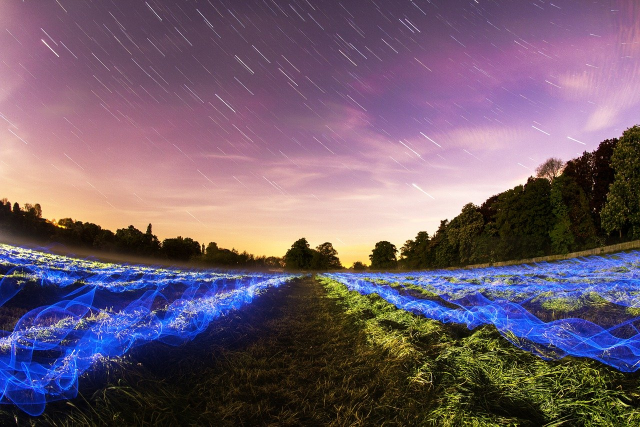
#> input picture s2.bmp, 1280 x 853 px (shown at 1/2 size)
$ python hw3_task1_embed_image_in_base_image.py
#> lines starting #> are read from the running program, lines starting #| are printed output that depends on the picture
import numpy as np
import cv2 as cv
import os


def mask_n_bit_of_image(img_array, mask):
    """
    Applies a mask bitwise on an image to make the n lowest bit zero
    :param img: input image
    :param mask: mask to make the n lowest significant bits zero. Maske sample: int('11111110', 2)
    :return: masked image
    """
    for i in range(img_array.shape[0]):
        for j in range(img_array.shape[1]):
            new_value = img_array[i, j] & mask
            img_array[i, j] = new_value

    return img_array


def draw_img_side_by_side(img1, img2, caption):
    h_im = cv.hconcat([img_cp, img])
    cv.imshow(caption, h_im)


def image_binary_content(input_array):
    """
   Calculates the binary content of an input numpy array of type int.
   :param input_array: input numpy array which is a gray_scale image
   :return: binary content of the image in str format
   """

    img_cp = []
    for x in range(0, input_array.shape[0]):
        for y in range(0, input_array.shape[1]):
            img_cp.append(bin(int(input_array[x, y]))[2:])

    # reshaping the list to match the image size and order
    new_img_arr = np.reshape(img_cp, (input_array.shape[0], input_array.shape[1]))
    return new_img_arr


def padding_zeros_to_make_8bits_images(input_image):
    """
    Checks the output of image_binary_content(img) to add zeros to the left hand side of every byte.
    It makes sure every pixel is represented by 8 bytes
    :param input_image: input image or numpy 2D array
    :return: numpy 2D array of 8-bits pixels in binary format
    """
    for i in range(input_image.shape[0]):
        for j in range(input_image.shape[1]):
            if len(input_image[i, j]) < 8:
                # print(input_image[i, j])
                zeros_to_pad = 8 - len(input_image[i, j])
                # print('Zeros to pad is {}'.format(zeros_to_pad))
                elm = input_image[i, j]
                for b in range(zeros_to_pad):
                    elm = '0' + elm
                # print('New value is {} '.format(elm))
                input_image[i, j] = elm
                # print('double check {} '.format(input_image[i, j]))

    return input_image


def write_img(path, name, img):
    """

    :param path:
    :param name:
    :param img:
    :return:
    """
    name = os.path.join(path, name)
    cv.imwrite(name, img)


img_path = r'C:\Users\E17538\OneDrive - Uniper SE\Desktop\DailyActivities\FAD\Sol_ses3\base.png'
img_path = 's2.bmp'

img = cv.imread(img_path, 0)
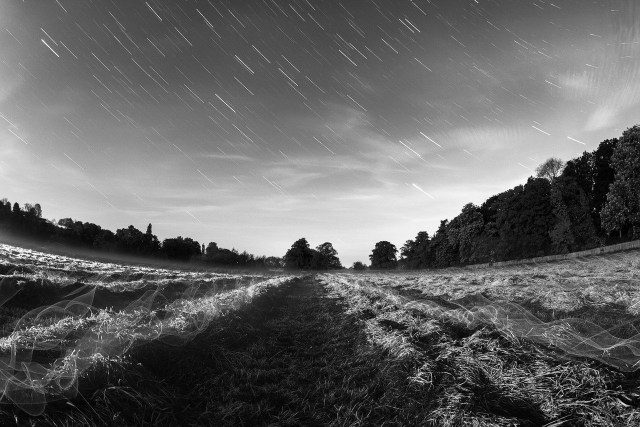
#> img: shape (853, 1280) (shown at 1/2 size); min 0, max 255, mean 100.5
cv.imshow('original image', img)
img_cp = img.copy()
path_dest = r'C:\Users\E17538\OneDrive - Uniper SE\Desktop\DailyActivities\FAD\ACV_Ses4\HW\color'
print('Original image shape {}'.format(img.shape))
#| Original image shape (853, 1280)


mask = int('11111100', 2)
print('mask = {}'.format(mask))
img_n2 = mask_n_bit_of_image(img, mask)
# draw_img_side_by_side(img_cp, img_n2, 'Modified image n=2')

img_to_hide_path = r'C:\Users\E17538\OneDrive - Uniper SE\Desktop\DailyActivities\FAD\ACV_Ses4\class\2.jpeg'
# img_to_hide_path = 's1.bmp'
img_to_hide = cv.imread(img_to_hide_path, 0)
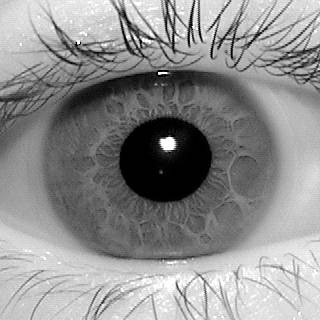
#> input picture 2.jpeg, 320 x 320 px, found by its file name
#> img_to_hide is the input picture: shape (320, 320); min 0, max 255, mean 142.5
img_to_hide = cv.resize(img_to_hide, (220, 220), interpolation=cv.INTER_NEAREST)
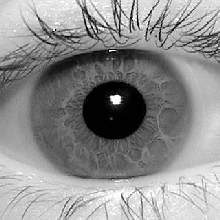
#> img_to_hide: shape (220, 220); min 0, max 255, mean 142.3


# for images which are bigger than 1/4 of the base image, resize them:
# img_to_hide = cv.resize(img_to_hide, (500, 420), interpolation=cv.INTER_NEAREST)


cv.imshow('hidden image', img_to_hide)

h_flat = img_to_hide.flatten()
print('LENGTH OF FLAT HIDDEN IMAGE IS {}'.format(len(h_flat)))
#| LENGTH OF FLAT HIDDEN IMAGE IS 48400
# for i in range(len(h_flat)):
#     print(bin(h_flat[i]))

img_hidden_bin = image_binary_content(img_to_hide)
#> after the loop in image_binary_content, `for x in range(0, input_array.shape[0]):`: img_cp = 48400 items
print('binary of hidden image type: {}'.format(type(img_hidden_bin)))
#| binary of hidden image type: <class 'numpy.ndarray'>
# reformat evey byte of the hidden image to have 8 bits pixels
img_hidden_bin = padding_zeros_to_make_8bits_images(img_hidden_bin)
print(img_hidden_bin.shape)
#| (220, 220)

all_pixels_hidden_img = img_hidden_bin.flatten()

print('Length of flattened hidden image to embed is {}'.format(len(all_pixels_hidden_img)))
#| Length of flattened hidden image to embed is 48400
# for i in range(0, 48400):
#     print(all_pixels_hidden_img[i])

num_pixels_to_modify = len(all_pixels_hidden_img) * 4
#> num_pixels_to_modify = 193600
print('Number of pixels to modify in base image is {}'.format(num_pixels_to_modify))
#| Number of pixels to modify in base image is 193600

# parts = [your_string[i:i+n] for i in range(0, len(your_string), n)]
two_bit_message_list = []
for row in all_pixels_hidden_img:
    for i in range(0, 8, 2):
        two_bit_message_list.append(row[i: i+2])
#> this loop made 48400 passes
#> row on passes 1 to 3: '11001000', '11001010', '11001001'
#> after the loop, two_bit_message_list = 193600 items
print('TWO BITS MESSAGE LIST LENGTH {}'.format(len(two_bit_message_list)))
#| TWO BITS MESSAGE LIST LENGTH 193600

# [14 lines of commented-out code are left out]
new_hidden_image = []
for row in two_bit_message_list:
    row = '000000' + row
    new_hidden_image.append(row)
#> this loop made 193600 passes
#> row on passes 1 to 3: '00000011', '00000000', '00000010'
#> after the loop, new_hidden_image = 193600 items

base_img_flat = img_cp.flatten()
num_bytes_to_fetch = len(two_bit_message_list)
#> num_bytes_to_fetch = 193600
img_base_flat = img_n2.flatten()
print('LENGTH OF TWO BIT MSG LIST {}'.format(num_bytes_to_fetch))
#| LENGTH OF TWO BIT MSG LIST 193600

print('Bit length of the bytes to fetch is {} '.format(bin(num_bytes_to_fetch)))
#| Bit length of the bytes to fetch is 0b101111010001000000
# scanned from new constructed image
print(bin(num_bytes_to_fetch)[2:])
#| 101111010001000000
print(len( bin(num_bytes_to_fetch)[2:] ))
#| 18


print('Start of loop to embed the hidden image in base image')
for i in range(num_bytes_to_fetch):
    # First 12 bytes are reserved for the hidden image size to be embedded
    new_value = img_base_flat[i] | int( new_hidden_image[i], 2)
    img_base_flat[i] = new_value
#> this loop made 193600 passes
#> new_value on passes 1 to 3: 147, 144, 150

image_with_hidden_img = img_base_flat.reshape(img_n2.shape)
cv.imshow('Image with hidden image embedded', image_with_hidden_img)


# Reading embedded image from constructed image
constructed_image_with_message_embedded = image_binary_content(image_with_hidden_img)
constructed_image_with_message_embedded_zero_padded = padding_zeros_to_make_8bits_images(constructed_image_with_message_embedded)
flat_constructed_image_with_message_embedded = constructed_image_with_message_embedded_zero_padded.flatten()

embedded_img_list = []
for i in range(num_bytes_to_fetch):
    embedded_img_list.append(flat_constructed_image_with_message_embedded[i][-2:])
#> after the loop, embedded_img_list = 193600 items

# [print(rec) for rec in embedded_img_list]
print('EMBEDDED IMAGE LIST LENGTH {}'.format(len(embedded_img_list)))
#| EMBEDDED IMAGE LIST LENGTH 193600

const_byte_list = []
for i in range(0, len(embedded_img_list), 4):
    const_byte = embedded_img_list[i] + embedded_img_list[i+1] + embedded_img_list[i+2] + embedded_img_list[i+3]
    const_byte_list.append(const_byte)
#> this loop made 48400 passes
#> (i, const_byte) on passes 2 to 4: (4, '11001010'), (8, '11001001'), (12, '11000111')
#> after the loop, const_byte_list = 48400 items

# [print(rec) for rec in const_byte_list]
print('LENGTH OF CONSTRUCT BYTES IS {}'.format(len(const_byte_list)))
#| LENGTH OF CONSTRUCT BYTES IS 48400

# const_byte_list_tmp = np.array(const_byte_list, np.float64)
const_byte_list_tmp = np.array([int(pixel, 2) for pixel in const_byte_list], dtype=np.uint8)

const_byte_2D_array = const_byte_list_tmp.reshape(img_to_hide.shape)  #((220,220))

cv.imwrite('steg.jpg', const_byte_2D_array)
cv.imwrite('org.jpg', img)
# const_byte_2D_array = const_byte_2D_array.astype('uint16')
cv.imshow('Constructed image from base', const_byte_2D_array)
cv.imwrite('reconstructed_image.jpeg', const_byte_2D_array)

cv.waitKey(0)
cv.destroyAllWindows()
